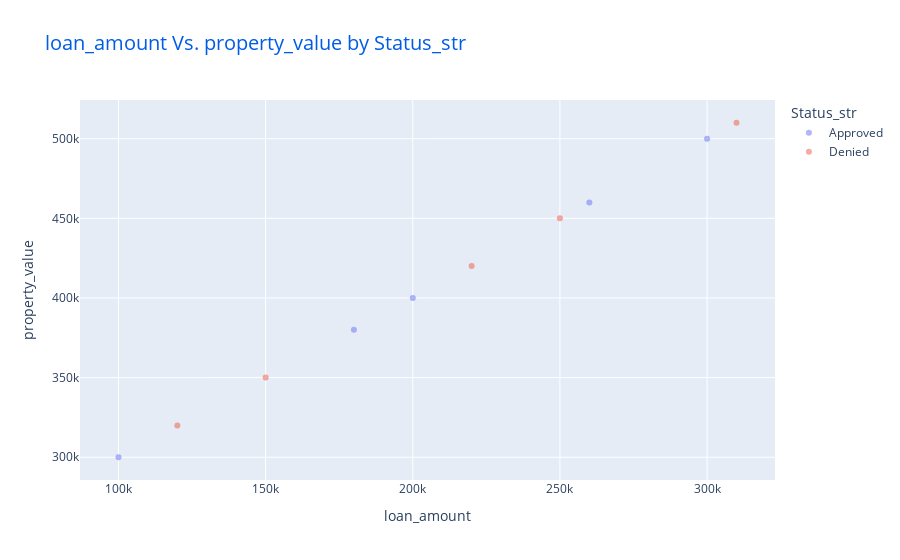

The code cell stored with this chart in its notebook:
### Markdown cell above
## plot_scatter

### Code cell
from mlproject.utils.common import plot_scatter

loans2 = pd.DataFrame({
    'loan_amount': [100000, 150000, 200000, 250000, 300000, 120000, 180000, 220000, 260000, 310000],
    'property_value': [300000, 350000, 400000, 450000, 500000, 320000, 380000, 420000, 460000, 510000],
    'Status_str': ['Approved', 'Denied', 'Approved', 'Denied', 'Approved', 'Denied', 'Approved', 'Denied', 'Approved', 'Denied']
})

plot_scatter(loans2, 'loan_amount', 'property_value', 'Status_str')

### Figure 1 — Plotly figure (JSON) as saved in the notebook; plotly's stock layout.template omitted (floating-point values rounded to 4 significant figures)
{"data": [{"hovertemplate": "Status_str=Approved<br>loan_amount=%{x}<br>property_value=%{y}<extra></extra>", "legendgroup": "Approved", "marker": {"color": "#636efa", "opacity": 0.5, "symbol": "circle"}, "mode": "markers", "name": "Approved", "orientation": "v", "showlegend": true, "type": "scatter", "x": [100000, 200000, 300000, 180000, 260000], "xaxis": "x", "y": [300000, 400000, 500000, 380000, 460000], "yaxis": "y"}, {"hovertemplate": "Status_str=Denied<br>loan_amount=%{x}<br>property_value=%{y}<extra></extra>", "legendgroup": "Denied", "marker": {"color": "#EF553B", "opacity": 0.5, "symbol": "circle"}, "mode": "markers", "name": "Denied", "orientation": "v", "showlegend": true, "type": "scatter", "x": [150000, 250000, 120000, 220000, 310000], "xaxis": "x", "y": [350000, 450000, 320000, 420000, 510000], "yaxis": "y"}], "layout": {"legend": {"title": {"text": "Status_str"}, "tracegroupgap": 0}, "title": {"font": {"color": "#005ce6", "size": 20}, "text": "loan_amount Vs. property_value by Status_str"}, "xaxis": {"anchor": "y", "domain": [0, 1], "title": {"text": "loan_amount"}}, "yaxis": {"anchor": "x", "domain": [0, 1], "title": {"text": "property_value"}}}}
